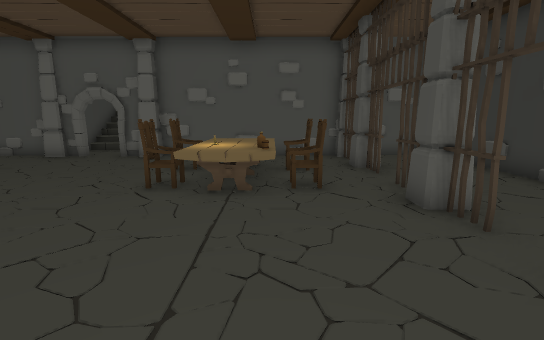
view 1 (above)

22 first-person views from a walk through a scene from a Unity 3-D project. The camera is 1.5 m above the floor, tilts 10° down and sees 85° across. The floor is counted in squares, 1 m on a side. Each view is taken from the middle of a square. On the plan, view 1 faces up. The plan holds only what a view shows up to about 15 squares ahead; the rest is blank. The place goes on beyond the plan. Some animated figures are not drawn. Door leaves are left out, so doorways stand open.

view 2
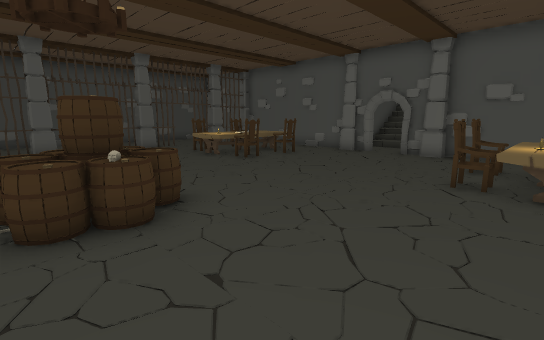

view 3
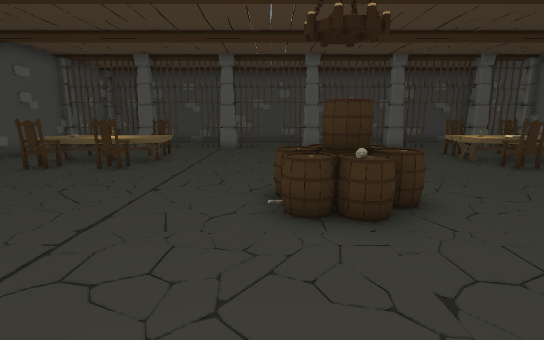

view 4
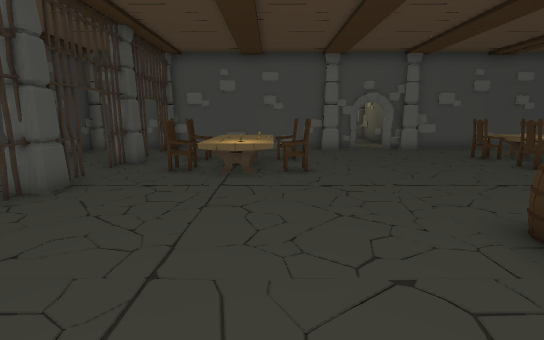

view 5
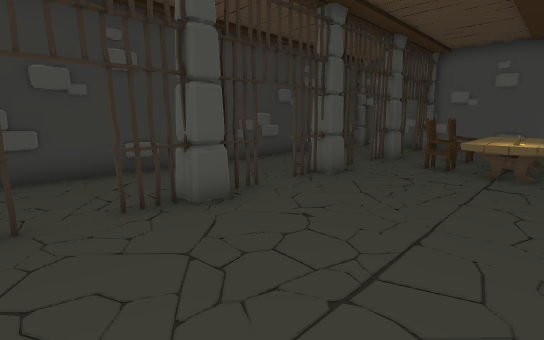

view 6
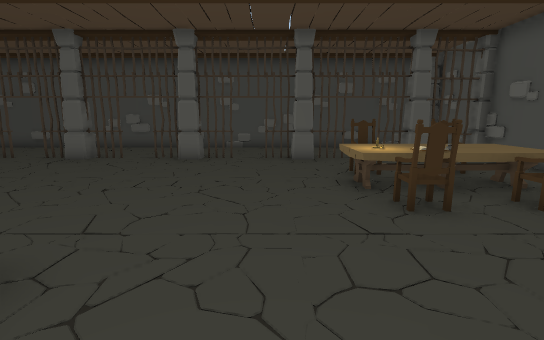

view 7
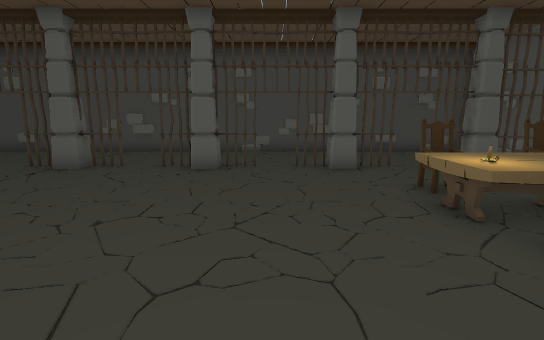

view 8
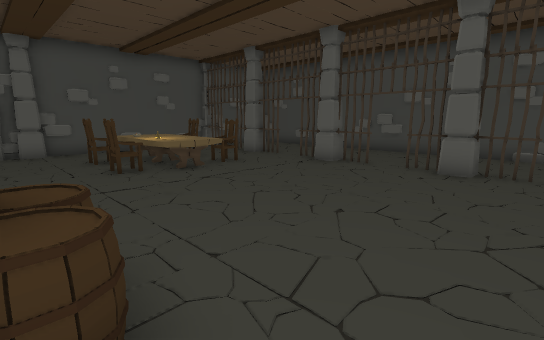

view 9
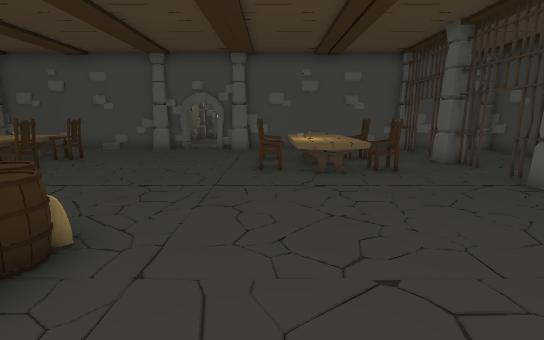

view 10
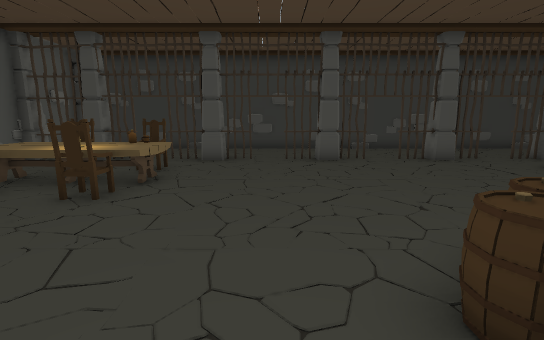

view 11
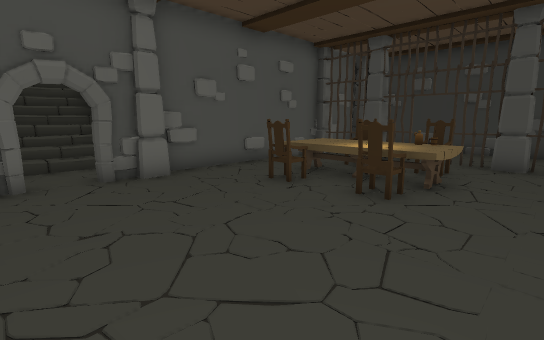

view 12
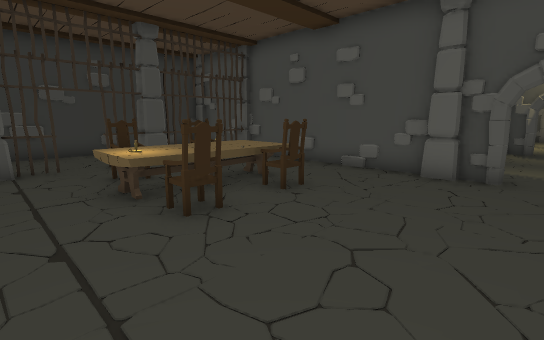

view 13
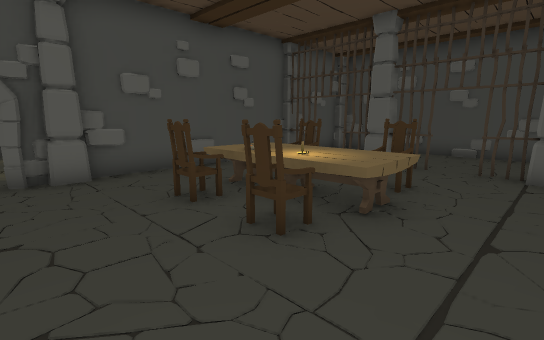

view 14
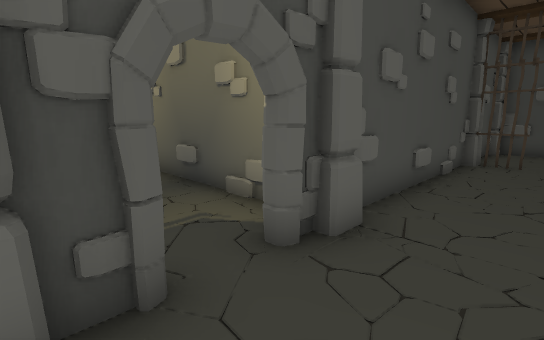

view 15
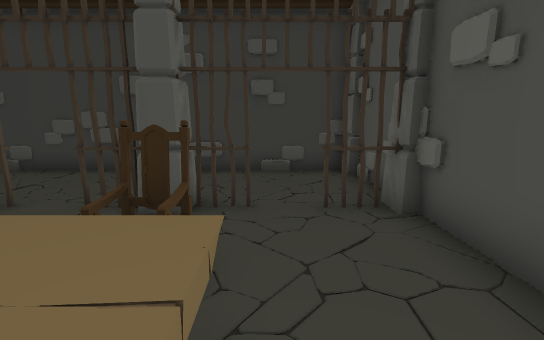

view 16
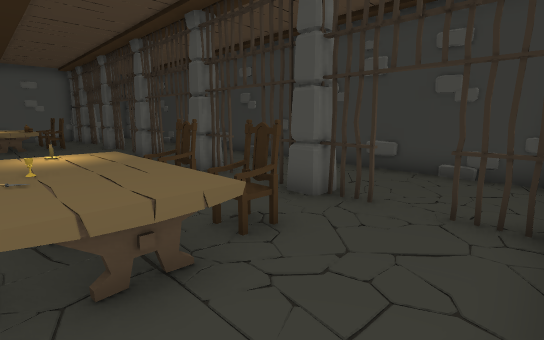

view 17
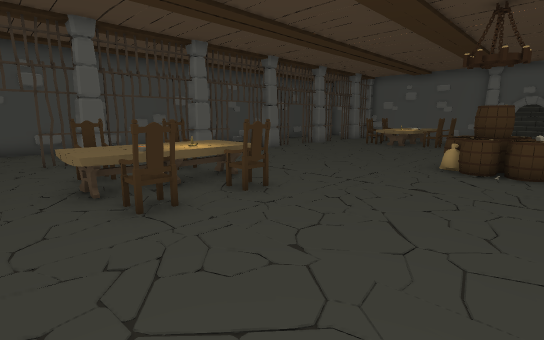

view 18
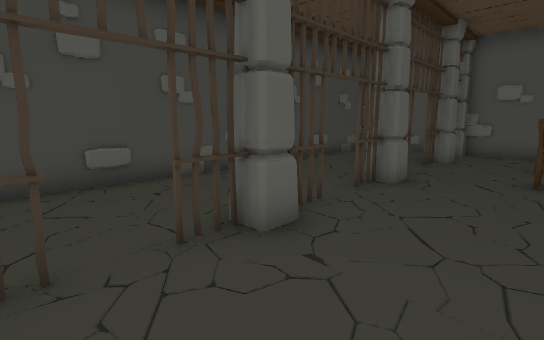

view 19
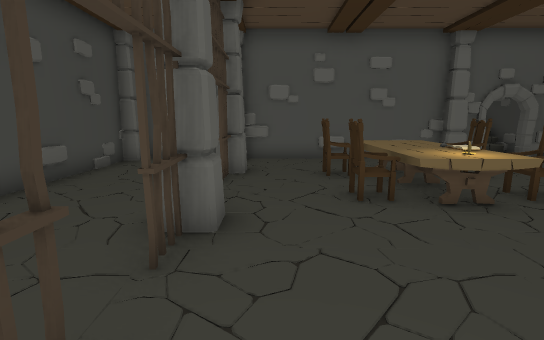

view 20
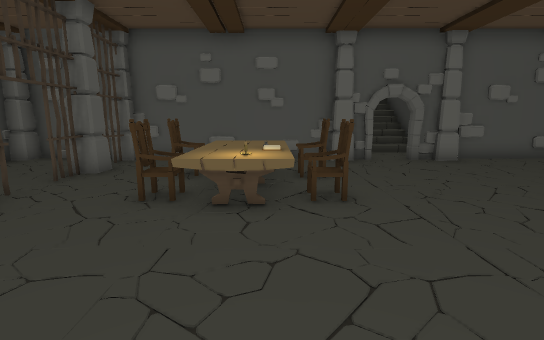

view 21
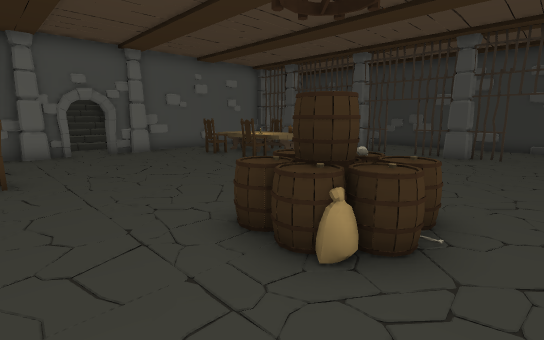

view 22
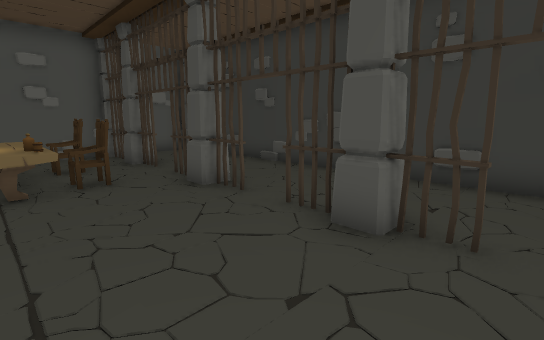

### Floor plan
Points are (right, up) in squares from view 1. A wall is a line through its corners. A room is listed if a view was taken in it or the views show most of it. See-through windows are left out.
Room 1 (views 1, 2, 3, 4, 5, 6, 7, 8, 9, 10, 11, 12, 13, 14, 15, 16, 17, 18, 19, 20, 21, 22)
walls: (-5.6, 11.5) (-6.1, 11.7); (-3.6, -11.3) (5.2, -11.3); (-8.8, 11.9) (-16, 11.9); (-8.6, -12.8) (-8.6, -16.5); (2.8, 9.7) (2.8, 11.5); (-15.3, -11.3) (-8.8, -11.3); (-16.2, 11.5) (-16.2, 9.9); (2.5, 11.9) (-4.5, 11.9); (-16.9, 12.2) (-19.9, 12.2); (4.6, 11.9) (3.9, 11.9); (-19.3, -11.3) (-17.4, -11.3); (5.5, 12.2) (4.1, 12.2); (6.5, -11.1) (6.5, 10.9); (-20.3, 11.6) (-20.3, -10.5)
low walls: (-4.8, 14) (-8.5, 14); (-4.8, 14.5) (-8.6, 14.5)
ways out: gap at (3, 10)
objects: pillar (-20, -12) to (-20, -11); pillar (-17, -12) to (-16, -11); gate (-16, -10); pillar (-16, -8) to (-16, -7); gate (-16, -6); pillar (-16, -4) to (-16, -3); gate (-16, -2); gate (-16, 0); pillar (-16, 1); gate (-16, 2); gate (-16, 4); pillar (-16, 5); gate (-16, 6) to (-16, 8); pillar (-16, 9); chair (-13, -8); chair (-13, -6); chair (-13, 6) to (-13, 7); chair (-13, 9); table (-12, -9) to (-11, -5); table (-12, 6) to (-11, 9); other object (-11, -8); other object (-11, 7); chair (-10, -8); chair (-10, -6); chair (-10, 6) to (-10, 7); chair (-10, 9); pillar (-8, -11); pillar (-8, 12); barrel (-7, -1); other object (-7, 0); barrel (-7, 1); other object (-6, -1); other object (-6, 0); barrel (-6, 1); pillar (-5, -12) to (-4, -11); barrel (-5, 0); pillar (-5, 12); chair (-3, -8) to (-2, -8); chair (-3, -6) to (-2, -5); chair (-3, 6) to (-2, 7); chair (-3, 9) to (-2, 9); table (-2, -8) to (0, -5); table (-2, 6) to (0, 10); chair (0, -8) to (1, -8); chair (0, -6) to (1, -5); other object (0, 6); other object (0, 7); chair (1, 6) to (1, 7); chair (1, 9); pillar (3, -12) to (3, -11); gate (3, -10); pillar (3, -8) to (3, -7); gate (3, -6); pillar (3, -4) to (3, -3); gate (3, -2); gate (3, 0); pillar (3, 1); gate (3, 2); gate (3, 4); pillar (3, 5); gate (3, 6) to (3, 8); pillar (3, 9); pillar (6, -12) to (7, -11); pillar (6, 12)

Positions as (right, up) in squares from view 1, and headings:
1: (0, 0), facing up
2: (-1, -1), facing up-left
3: (-1, -1), facing left
4: (-2, 3), facing down
5: (-2, 4), facing down-right
6: (-5, 4), facing left
7: (-7, 3), facing left
8: (-7, 3), facing down-left
9: (-10, 3), facing down
10: (-8, 3), facing right
11: (-8, 4), facing up-right
12: (-7, -3), facing down-right
13: (-7, -3), facing down-left
14: (-5, -9), facing down-left
15: (-2, -9), facing right
16: (-2, -11), facing up-right
17: (-5, -10), facing up-left
18: (-13, -2), facing up-left
19: (-15, 1), facing up
20: (-11, 1), facing up
21: (-10, -2), facing up-right
22: (-1, -1), facing up-right
